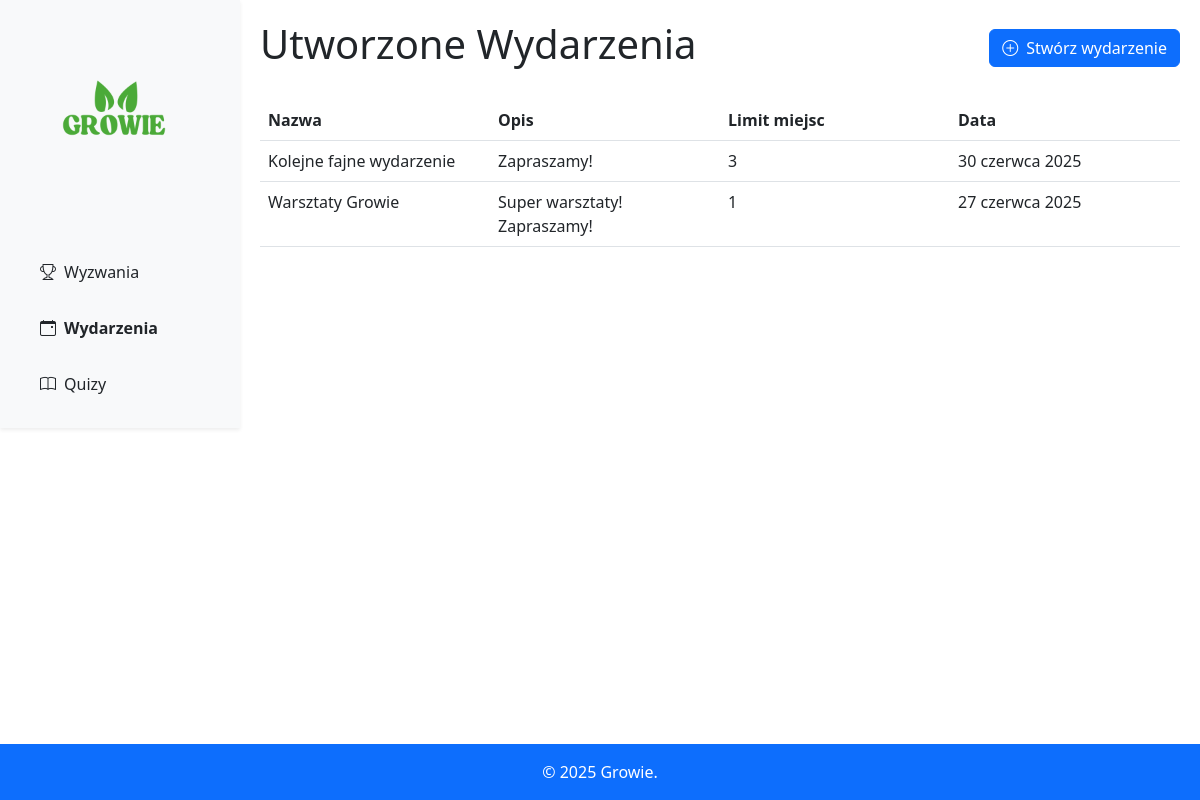
The app's page /gamification/events with its own data.
### gamification/models.py (models this page shows)
class Event(models.Model):
    name = models.CharField(max_length=200)
    description = models.TextField()
    date = models.DateField()
    image = models.ImageField(upload_to='events')
    limit = models.IntegerField()

### gamification/views.py (the view)
# urls.py: path('events', views.EventListView.as_view(), name='events'),
class EventListView(ListView):
    model = Event
    ordering = ['-date']

### templates/gamification/event_list.html (shortened to what this page needs)
{% extends 'layout.html' %}
{% block content %}
    <div class="d-flex justify-content-between align-items-center mb-4">
        <h1>Utworzone Wydarzenia</h1>
        <a href="{% url 'events_form' %}" class="btn btn-primary">
            <i class="bi bi-plus-circle me-2"></i>Stwórz wydarzenie
        </a>
    </div>
    <table class="table table-hover">
    <thead>
        <tr>
            <th style="width: 25%">Nazwa</th>
            <th style="width: 25%">Opis</th>
            <th style="width: 25%">Limit miejsc</th>
            <th style="width: 25%">Data</th>
        </tr>
        </thead>
        <tbody>
        {% for event in object_list %}
            <tr>
                <td colspan="4" class="p-0">
                    <a href="{% url 'events_details' event.id %}" class="text-decoration-none text-dark d-block">
                        <div class="d-flex">
                            <div class="p-2 flex-grow-1" style="width: 25%">{{ event.name }}</div>
                            <div class="p-2 flex-grow-1" style="width: 25%">{{ event.description }}</div>
                            <div class="p-2 flex-grow-1" style="width: 25%">{{ event.limit }}</div>
                            <div class="p-2 flex-grow-1" style="width: 25%">{{ event.date }}</div>
                        </div>
                    </a>
                </td>
            </tr>
        {% empty %}
            <tr>
                <td colspan="4" class="text-center">Nie ma dostępnych wydarzeń.</td>
            </tr>
        {% endfor %}
        </tbody>
    </table>
{% endblock %}

### records on screen
Event: name "Kolejne fajne wydarzenie", description "Zapraszamy!", limit "3", date "30 czerwca 2025"
Event: name "Warsztaty Growie", description "Super warsztaty! Zapraszamy!", limit "1", date "27 czerwca 2025"
